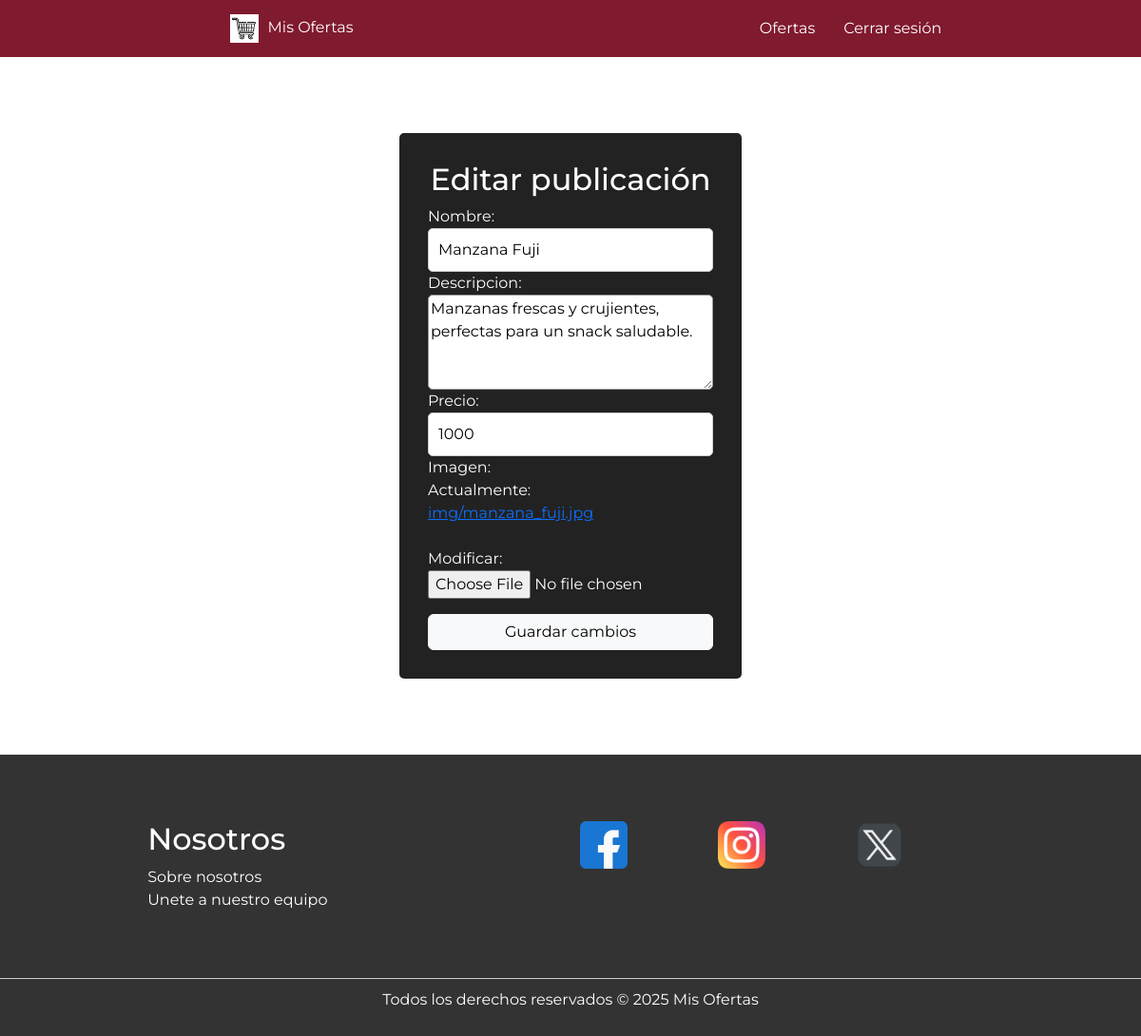
/editarProd/1 (signed in), run on the app's committed database.
### app1_mis_ofertas/models.py (models this page shows, shortened)
class Producto(models.Model):
    nombre = models.CharField(max_length=50)
    descripcion = models.TextField()
    precio = models.IntegerField()
    imagen = models.ImageField(upload_to='img')

### app1_mis_ofertas/views.py (the view)
# urls.py: path('editarProd/<int:id>', views.editarProd, name='editarProd'),
@login_required
def editarProd(request, id):
    producto = get_object_or_404(Producto, id=id)
    if request.method == 'POST':
        form = ProductoForm(request.POST, request.FILES, instance=producto)
        if form.is_valid():
            form.save()
            return redirect('home')
    else:
        form = ProductoForm(instance=producto)
    return render(request, 'editProd.html', {'form': form})

### app1_mis_ofertas/forms.py
class ProductoForm(forms.ModelForm):
    class Meta:
        model = Producto
        fields = ['nombre', 'descripcion', 'precio', 'imagen']

### app1_mis_ofertas/templates/editProd.html (shortened to what this page needs)
{% extends "base.html" %}
{% load static %}
{% block content %}
<form class="form-product" method="POST" enctype="multipart/form-data">
<h2 class="h2-signin">Editar publicación</h2>
    {{form}}
<button class="btn btn-light">Guardar cambios</button>
</form>
{% endblock %}

### app1_mis_ofertas/static/css/style.css (style rules this page uses)
* { font-family: "Montserrat"; }
.form-product { width: 30%; display: flex; flex-direction: column; margin: auto; margin-top: 80px; padding: 30px; border-radius: 5px; background-color: #222; color: white; margin-bottom: 80px; }
.form-product #id_nombre, .form-product #id_precio { display: block; width: 100%; padding: 10px; border: 1px solid #ccc; border-radius: 5px; box-shadow: none; outline: none; }
.form-product #id_descripcion { width: 100%; height: 100px; min-height: 100px; max-height: 250px; border-radius: 5px; border: 1px solid #999; box-shadow: none; outline: none; }
.h2-signin { text-align: center; }

### data on the page
Producto: nombre "Manzana Fuji", descripcion "Manzanas frescas y crujientes, perfectas para un snack saludable.", precio "1000"
